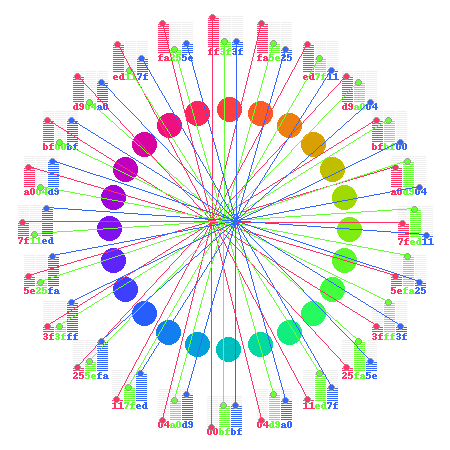
#> input picture shared/cos-curve.png, 450 x 450 px
$ python make_gif.py
#> lines starting #> are read from the running program, lines starting #| are printed output that depends on the picture
import cv2
import numpy as np
from PIL import Image
from datetime import datetime

images = []

# [8 lines of commented-out code are left out]
im_arr1 = cv2.imread("./shared/cos-curve.png")
#> im_arr1 is the input picture: shape (450, 450, 3); mean B, G, R 234.9, 234.8, 234.7
print(f"im_arr1={im_arr1}")
#> (printed output is left out)
cv2.imshow('Title', im_arr1)
cv2.waitKey(0)
cv2.destroyAllWindows()
images.append(Image.fromarray(im_arr1))

# Vivid
im_arr1 = cv2.imread("./shared/vivid-tone(cos-curve-exagger1of4).png")
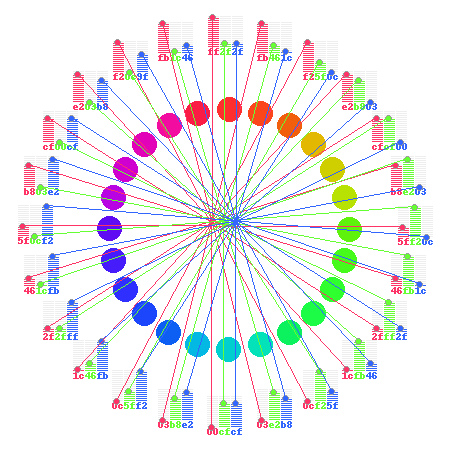
#> input picture shared/vivid-tone(cos-curve-exagger1of4).png, 450 x 450 px
#> im_arr1 is the input picture: shape (450, 450, 3); mean B, G, R 235.1, 234.8, 234.7
images.append(Image.fromarray(im_arr1))

# Strong saturation
im_arr1 = cv2.imread("./shared/bright-tone(cos-curve-8of10-add-2of10).png")
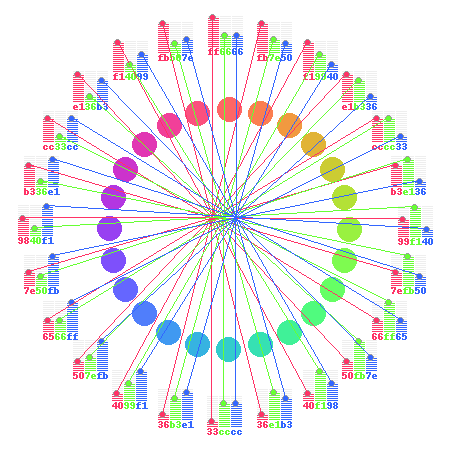
#> input picture shared/bright-tone(cos-curve-8of10-add-2of10).png, 450 x 450 px
#> im_arr1 is the input picture: shape (450, 450, 3); mean B, G, R 235.7, 235.5, 235.4
images.append(Image.fromarray(im_arr1))

im_arr1 = cv2.imread("./shared/strong-tone(cos-curve-8of10).png")
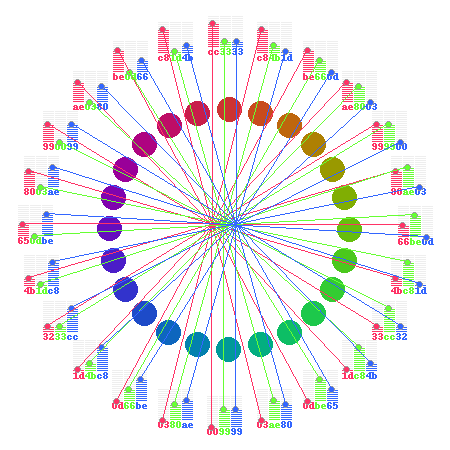
#> input picture shared/strong-tone(cos-curve-8of10).png, 450 x 450 px
#> im_arr1 is the input picture: shape (450, 450, 3); mean B, G, R 234.2, 234.1, 234
images.append(Image.fromarray(im_arr1))

im_arr1 = cv2.imread("./shared/deep-tone(cos-curve-6of10).png")
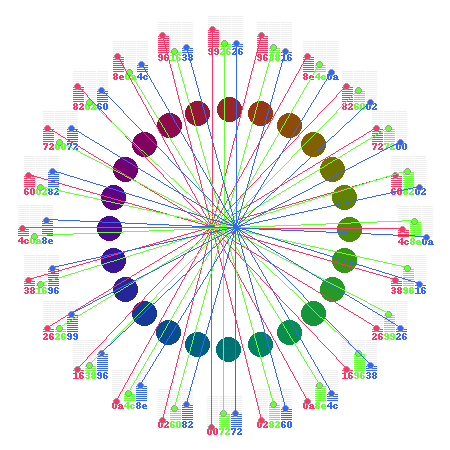
#> input picture shared/deep-tone(cos-curve-6of10).png, 450 x 450 px
#> im_arr1 is the input picture: shape (450, 450, 3); mean B, G, R 233.6, 233.5, 233.4
images.append(Image.fromarray(im_arr1))

# Soft saturation
im_arr1 = cv2.imread("./shared/light-tone(cos-curve-3of10+7of10).png")
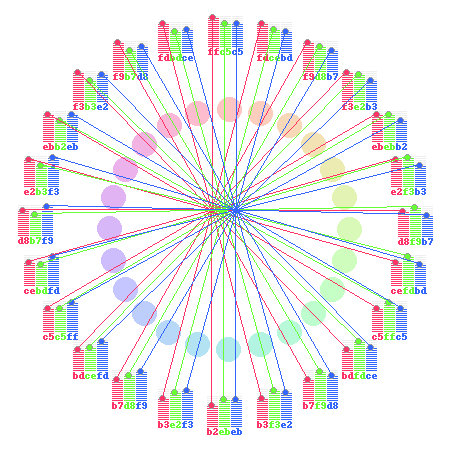
#> input picture shared/light-tone(cos-curve-3of10+7of10).png, 450 x 450 px
#> im_arr1 is the input picture: shape (450, 450, 3); mean B, G, R 237.5, 237.4, 237.2
images.append(Image.fromarray(im_arr1))

im_arr1 = cv2.imread("./shared/soft-tone(cos-curve-4of10+4of10).png")
#> (the run stopped early here; a loop or call above may not have finished)
